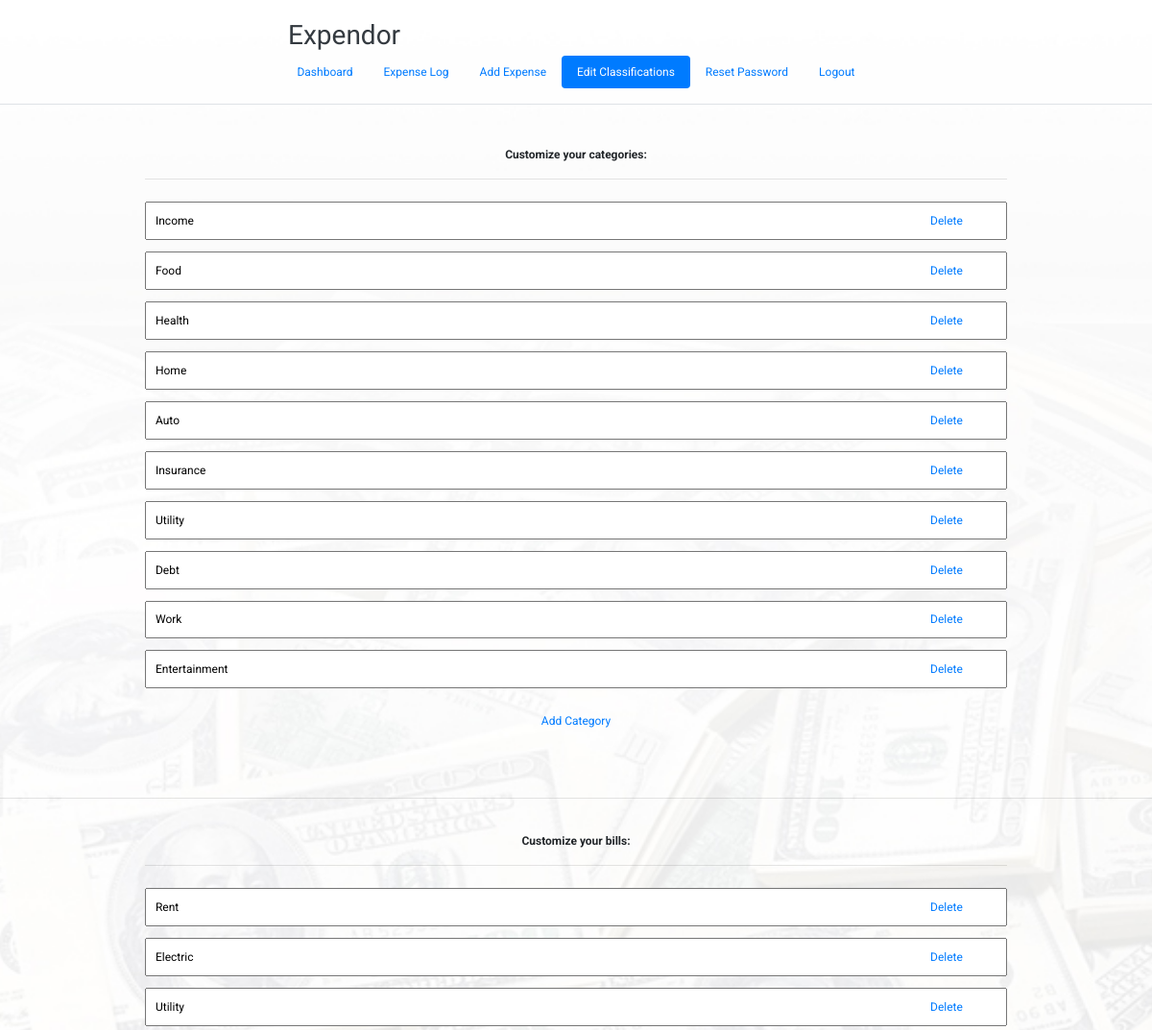
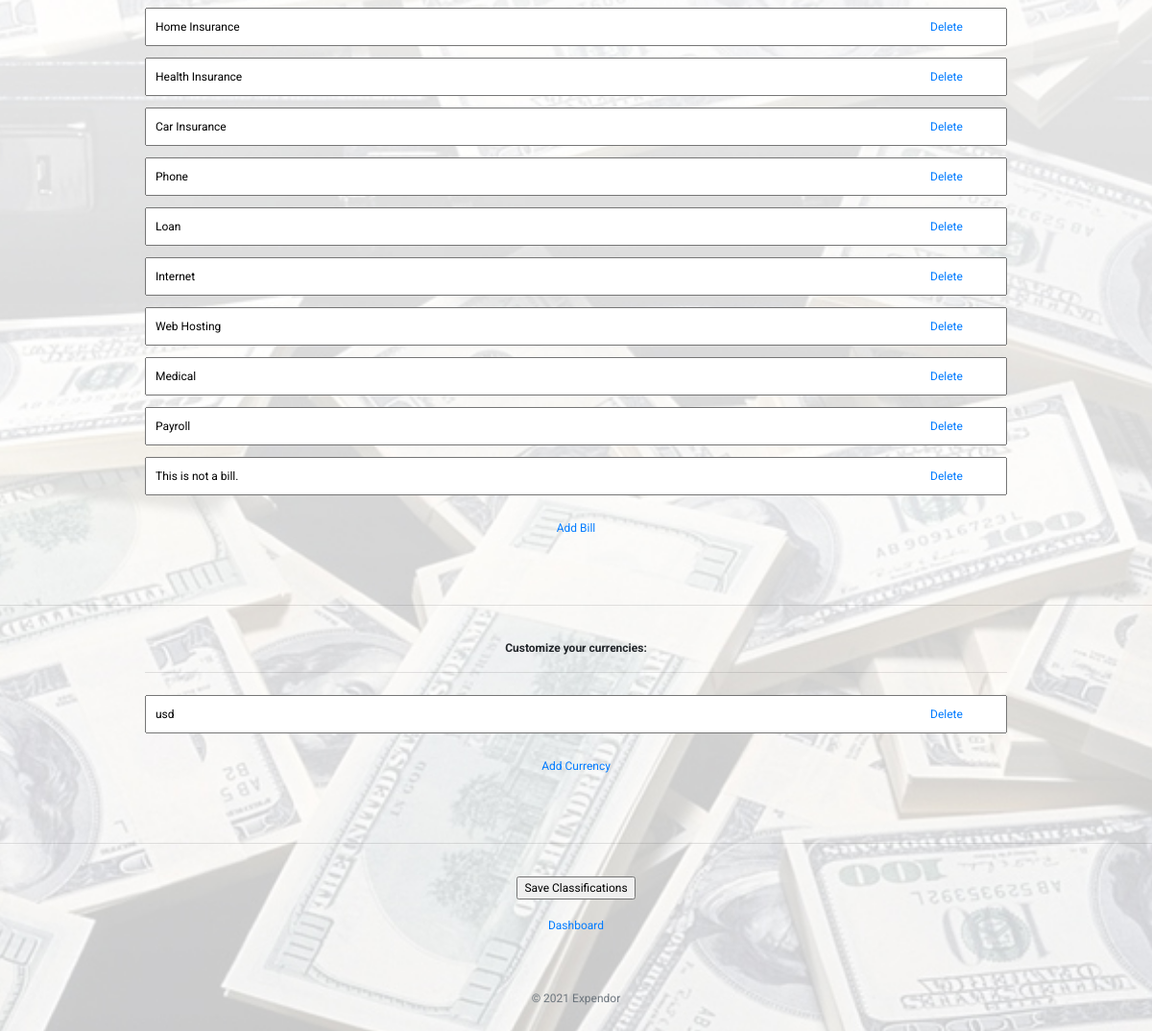
The app's page /custom/index.php (signed in) with its own data (2 pictures, top to bottom).
### tables this page shows
CREATE TABLE IF NOT EXISTS `users` (
  `id` int(11) NOT NULL AUTO_INCREMENT,
  `username` text NOT NULL,
  `password` text NOT NULL,
  `created_at` datetime NOT NULL DEFAULT CURRENT_TIMESTAMP,
  `categories` text NOT NULL,
  `bills` text NOT NULL,
  `currencies` text NOT NULL,
  PRIMARY KEY (`id`)
);

### custom/index.php (the view, shortened to what this page needs)
<?php
if(!isset($_SESSION["loggedin"]) || $_SESSION["loggedin"] !== true){
    header("location: ../login/");
    exit;
} else {
	$username = $_SESSION["username"];
}
?>
<!doctype html>
<html>
<head>
<link href="../style.css" rel="stylesheet" />
<link rel="stylesheet" href="https://stackpath.bootstrapcdn.com/bootstrap/4.5.2/css/bootstrap.min.css" />
</head>
<body>
<header class="d-flex flex-wrap justify-content-center py-3 mb-4 border-bottom">
<a href="http://localhost/expendor/" class="d-flex align-items-center mb-3 mb-md-0 me-md-auto text-dark text-decoration-none">
<span class="fs-4">Expendor</span>
</a>
<ul class="nav nav-pills">
<li class="nav-item"><a href="http://localhost/expendor/dashboard/" class="nav-link">Dashboard</a></li>
<li class="nav-item"><a href="http://localhost/expendor/log/" class="nav-link">Expense Log</a></li>
<li class="nav-item"><a href="http://localhost/expendor/add/" class="nav-link">Add Expense</a></li>
<li class="nav-item"><a href="http://localhost/expendor/custom/" class="nav-link active" aria-current="page">Edit Classifications</a></li>
<li class="nav-item"><a href="http://localhost/expendor/reset/" class="nav-link">Reset Password</a></li>
<li class="nav-item"><a href="http://localhost/expendor/logout/" class="nav-link">Logout</a></li>
</ul>
</header>
<?php
include('../header.php');
$sql = "SELECT * FROM `users` WHERE `username` = '$username'";
$result = mysqli_query($conn, $sql);
$row = mysqli_fetch_assoc($result);
$categories = explode (",", $row['categories']);
$bills = explode (",", $row['bills']);
$currencies = explode (",", $row['currencies']);
echo '<form action=' . htmlspecialchars($_SERVER["PHP_SELF"]) . ' method="post">';
echo '<table class="custom categories" align="center">';
echo '<tr><td><center><strong>Customize your categories:</strong></center><hr/></td></tr>';
foreach($categories as $key => $value):
echo '<tr><td><input type="text" name="categories[]" value="'.$value.'" /> <a class="delete" href="#">Delete</a></td></tr>';
endforeach;
echo '<tr><td><br/><a class="addCat" href="#">Add Category</a><br/><br/><br/></td></tr>';
echo '</table><br/><hr/><br/>';
echo '<table class="custom bills" align="center">';
echo '<tr><td><center><strong>Customize your bills:</strong></center><hr/></td></tr>';
foreach($bills as $key => $value):
echo '<tr><td><input type="text" name="bills[]" value="'.$value.'" /> <a class="delete" href="#">Delete</a></td></tr>';
endforeach;
echo '<tr><td><br/><a class="addBill" href="#">Add Bill</a><br/><br/><br/></td></tr>';
echo '</table><br/><hr/><br/>';
echo '<table class="custom currencies" align="center">';
echo '<tr><td><center><strong>Customize your currencies:</strong></center><hr/></td></tr>';
foreach($currencies as $key => $value):
echo '<tr><td><input type="text" name="currencies[]" value="'.$value.'" /> <a class="delete" href="#">Delete</a></td></tr>';
endforeach;
echo '<tr><td><br/><a class="addCurrency" href="#">Add Currency</a><br/><br/><br/></td></tr>';
echo '</table><br/><hr/><br/>';
echo '<center><input type="submit" value="Save Classifications" /></center></form>';
echo '<br/>';
echo '<center><a href="../dashboard/">Dashboard</a></center>';
include('../footer.php');
?>
<footer class="py-3 my-4">
    <p class="text-center text-muted">&copy; 2021 Expendor</p>
</footer>
</body>
</html>

### style.css (style rules this page uses)
html body { font-family: 'Roboto', sans-serif; font-size: 12px; background: url('background.jpg') center center no-repeat #fff fixed; background-size: cover; }
table { width: 75%; text-align: center; }
hr { width: 100%; }
input[type=text], input[type=password], select, select option { box-sizing: border-box; width: 100%; margin: 5px 0; padding: 1%; text-align: left; }
table.custom tr { position: relative; }
table.custom tr td a.delete { position: absolute; top: 50%; transform: translate(-80px,-50%); }
header a span { width: 50vw; font-size: 28px; }

### records on screen
users: categories "Income", categories "Food", categories "Health", categories "Home", categories "Auto", categories "Insurance", categories "Utility", categories "Debt", categories "Work", categories "Entertainment", bills "Rent", bills "Electric", bills "Utility", bills "Home Insurance", bills "Health Insurance", bills "Car Insurance", bills "Phone", bills "Loan", bills "Internet", bills "Web Hosting", bills "Medical", bills "Payroll", bills "This is not a bill.", currencies "usd"
